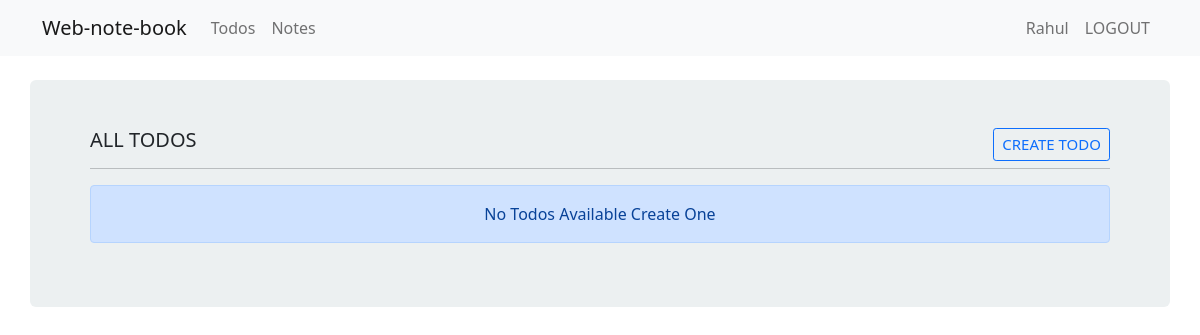
Page /todos/ (signed in) on the earlier database version.
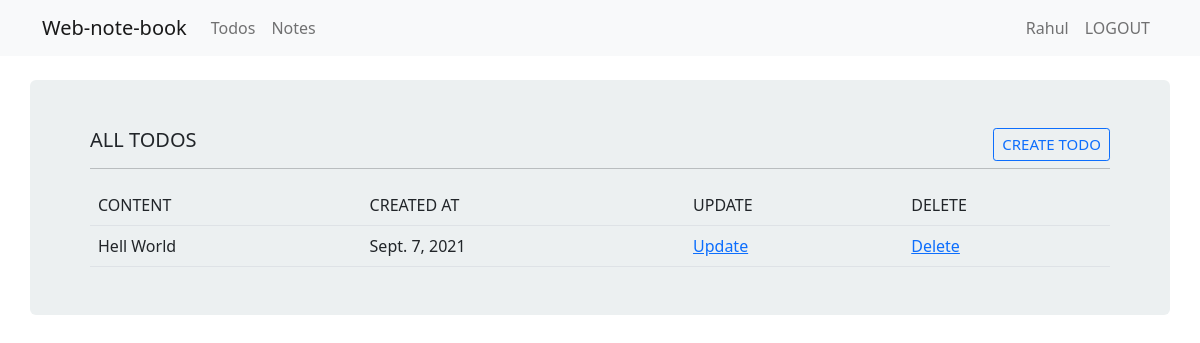
Same page on the later database version.
### notebook_app/models.py (models this page shows, shortened)
class Todo(models.Model):
    user = models.ForeignKey(User, on_delete=models.CASCADE)
    content = models.CharField(max_length=200, blank=False, null=False)
    date_created = models.DateField(auto_now=True, blank=False, null=False)

### notebook_app/views.py (the view)
# urls.py: path('todos/', views.todos_page, name='todos-page'),
def todos_page(request):
    if request.user.is_authenticated:
        todos = Todo.objects.filter(user=request.user)
        context = {
            'todos': todos,
        }
        return render(request, 'todos.html', context)
    else:
        return redirect('login')

### notebook_app/templates/todos.html
{% extends 'base.html'%}
{% block content %}
<div class="container todo-content">
    <div class="col  p-5">
        <h5>ALL TODOS
            <a href="{% url 'create-todo' %}" class="btn  btn-outline-primary btn-sm"
               style="text-align:right;float:right;font-size:15px">CREATE
                TODO</a>
        </h5>
        <hr>
        {% if todos|length < 1 %}
        <p style="text-align:center" class="alert alert-primary">No Todos Available Create One</p>
        {% else%}
        <table class="table p-0 m-0">
            <tr>
                <td>CONTENT</td>
                <td>CREATED AT</td>
                <td>UPDATE</td>
                <td>DELETE</td>
            </tr>
            {% for td in todos %}
            <tr>
                <td>{{td.content|title}}</td>
                <td>{{td.date_created}}</td>
                <td><a href="{% url 'update-todo' td.id%}">Update</a></td>
                <td><a href="{% url 'delete-todo' td.id%}">Delete</a></td>
            </tr>
            {% endfor %}
        </table>
        {% endif %}
    </div>
</div>
{% endblock content %}

### notebook_app/templates/base.html (shortened to what this page needs)
<!doctype html>
<html lang="en">
{% load static %}
<head>
    <link rel="stylesheet" href="{% static 'css/main.css'%}">
    <link href="https://cdn.jsdelivr.net/npm/bootstrap@5.1.0/dist/css/bootstrap.min.css" rel="stylesheet"
>
</head>
<body>
<nav class="navbar navbar-expand-lg navbar-light bg-light">
    <div class="container-fluid">
        <div class="container collapse navbar-collapse" id="navbarSupportedContent">
            <a class="navbar-brand" href="#">Web-note-book</a>
            <ul class="navbar-nav me-auto mb-2 mb-lg-0">
                {% if request.user.is_authenticated %}
                <li class="nav-item">
                    <a class="nav-link" href="{% url 'todos-page'%}">Todos</a>
                </li>
                <li class="nav-item">
                    <a class="nav-link" href="{% url 'notes-page'%}">Notes</a>
                </li>
            </ul>
            <form class="d-flex">
                <ul class="navbar-nav me-auto mb-2 mb-lg-0">
                    <li class="nav-item">
                      <span class="nav-link">{{request.user|capfirst}}</span>
                    </li>
                    <li class="nav-item">
                        <a class="nav-link" href="{% url 'logout'%}">LOGOUT</a>
                    </li>
                    {% endif %}
                </ul>
            </form>
        </div>
    </div>
</nav>
<br>
{% block content%}
{% endblock content%}
</body>
</html>

### notebook_app/static/css/main.css (style rules this page uses)
.todo-content { background-color:#ECF0F1; border-radius:6px; }

Differences in the rows shown:
added Todo: content "Hell World", date_created "Sept. 7, 2021"
Other differences:
text no longer shown: "No Todos Available Create One"
text now shown: "CONTENT CREATED AT UPDATE DELETE"
